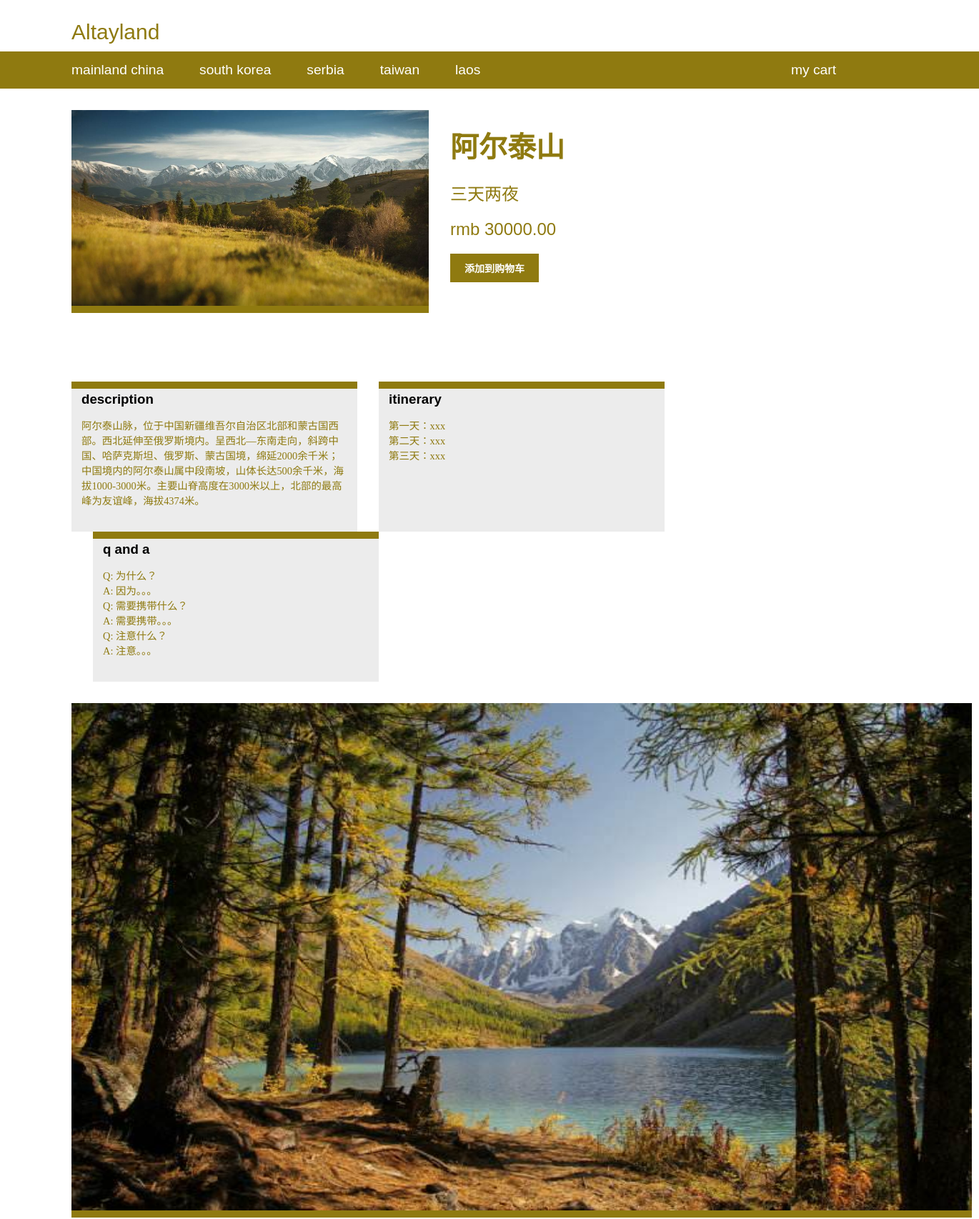
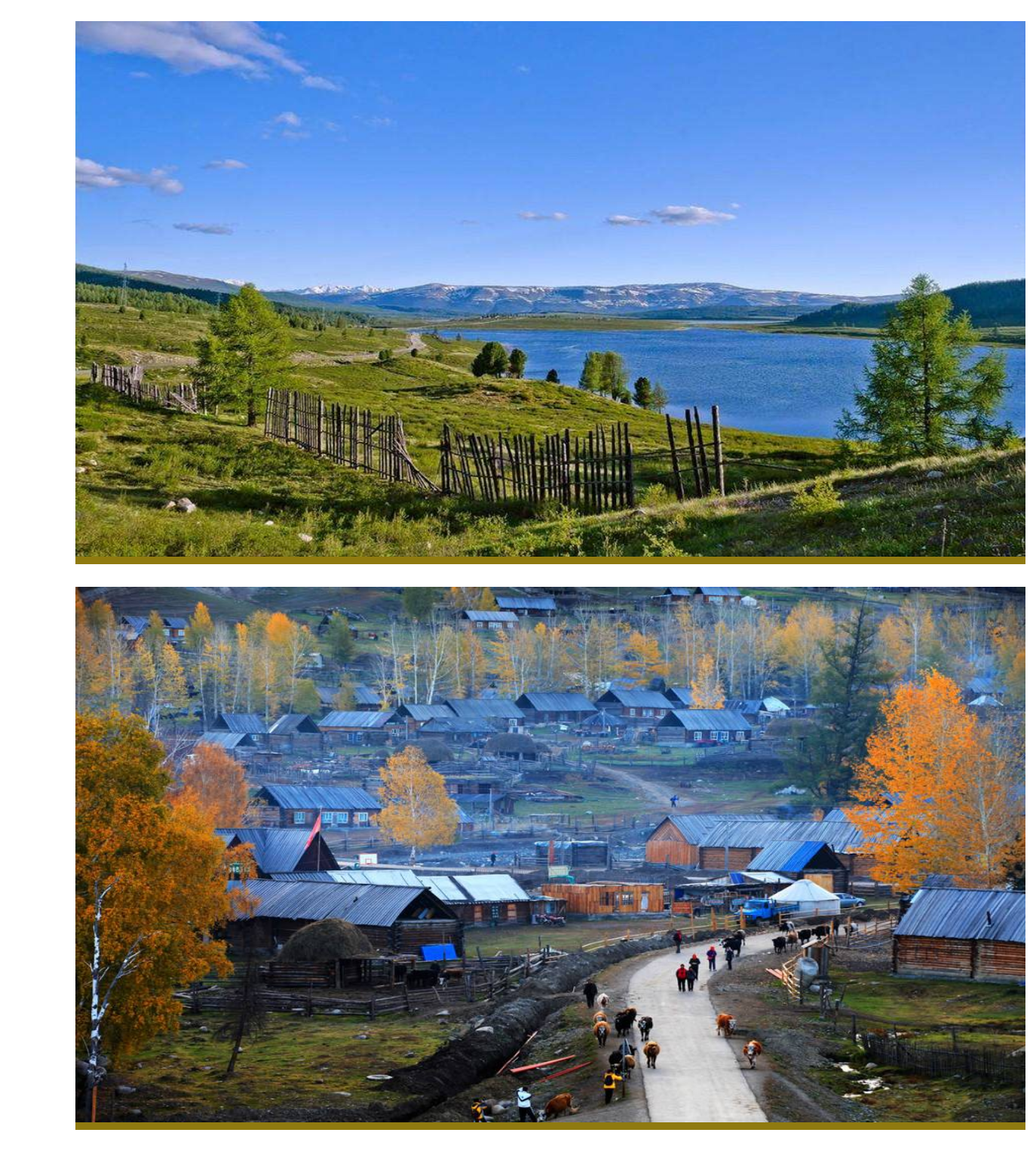
Screenshot of /3/altay/ (upper part) with the database file from the repository (2 pictures, top to bottom).
### shop/models.py (models this page shows, shortened)
class Product(models.Model):
    name = models.CharField(max_length=300, db_index=True)
    slug = models.SlugField(max_length=320, db_index=True)
    price = models.DecimalField(max_digits=10, decimal_places=2)
    period = models.CharField(max_length=25)                                        # 旅行時間
    main_image = models.ImageField(upload_to='products/main')                   # 顯示產品主要圖片（只顯示1張）
    available = models.BooleanField(default=True)
    created = models.DateTimeField(auto_now_add=True)
    update = models.DateTimeField(auto_now=True)
    category = models.ForeignKey(Category, related_name='products')
    description = models.TextField()
    itinerary = models.TextField()                                                  # 旅行路線
    q_and_a = models.TextField(blank=True)                                          # 常見問題Q&A
    class Meta:
        ordering = ('name',)
        index_together = (('id', 'slug'), )

class ProductImage(models.Model):
    product = models.ForeignKey(Product, related_name='images')                     # 每一個產品可以有多張其他的圖片
    image = models.ImageField(upload_to='products/detail', blank=True)     # 可以用於顯示產品的詳細圖片

### shop/views.py (the view)
# urls.py: url(r'^(?P<id>\d+)/(?P<slug>[-\w]+)/$', views.product_detail, name='product_detail'),
def product_detail(request, id, slug):
    product = get_object_or_404(Product, id=id, slug=slug, available=True)
    cart_product_form = CartAddProductForm()
    return render(request, 'shop/product/detail.html', {'product':product, 'cart_product_form':cart_product_form})

### mycart/forms.py
class CartAddProductForm(forms.Form):
    quantity = forms.TypedChoiceField(choices=PRODUCT_QUANTITY_CHOICES, coerce=int)
    update = forms.BooleanField(required=False, initial=False, widget=forms.HiddenInput)

### shop/templates/shop/product/detail.html (shortened to what this page needs)
{% extends 'shop/base.html' %}
{% block content %}
    <div id="main">
        <div id="main-pic">
            <img src="{{ product.main_image.url }}">
        </div>
        <div id="middle-part">
            <div id="product-name">{{ product.name }}</div>
            <div id="product-period">{{ product.period }}</div>
            <div id="product-price">rmb {{ product.price }}</div>
            <form action="{% url 'mycart:cart_add' product.id %}" method="post">
				<div id="selectbar">
					<input type='submit' id="addToCart" value='添加到购物车'>
				</div>
            </form>
        </div>
    </div>
    <div id="text-detail">
       <div class="info-box" id="description">
           <h3>description</h3>
           <p>{{ product.description|linebreaks }}</p>
       </div>
       <div class="info-box" id="itinerary">
           <h3>itinerary</h3>
           <p>{{ product.itinerary|linebreaks }}</p>
       </div>
       <div class="info-box" id="q_and_a">
           <h3>q and a</h3>
           <p>{{ product.q_and_a|linebreaks }}</p>
       </div>
    </div>
    <div id="pic-detail">
        {% for pic in product.images.all %}
            <img src="{{ pic.image.url }}">
        {% endfor %}
    </div>
{% endblock %}

### shop/static/css/base.css (style rules this page uses)
body { margin: 0; padding: 0; font-family: DaxCompact-Regular, Ubuntu, consolas, sans-serif; color: rgb(143, 122, 16); }
#main { padding: 30px 100px; height: 350px; }
#main #main-pic { float: left; padding-right: 30px; }
#main #main-pic img { width: 500px; margin-bottom: 3px; border-bottom: solid 10px rgb(143, 122, 16); }
#main #middle-part { float: left; width: 300px; height: 350px; }
#main #middle-part #product-name, h1 { font-family: 明兰_Mono, Ubuntu, sans-serif; font-size: 2.5em; padding-top: 20px; font-weight: bold; }
#main #middle-part #product-period { font-family: Ubuntu, sans-serif; font-size: 1.5em; padding-top: 20px; }
#main #middle-part #product-price { font-family: Ubuntu, sans-serif; font-size: 1.5em; padding-top: 20px; padding-bottom: 20px; }
#text-detail { padding: 0px 100px; }
#text-detail .info-box { width: 400px; height: 200px; float: left; border-top: solid 10px rgb(143, 122, 16); background: #ececec; overflow: auto; }
#text-detail #itinerary { margin-left: 30px; }
#text-detail #q_and_a { margin-left: 30px; }
#text-detail .info-box h3 { margin: 4px 14px 14px 14px; color: black; font-family: DaxCompact-Regular, Ubuntu, consolas, sans-serif; }
#text-detail .info-box p { margin: 4px 14px 14px 14px; font-size: 0.9em; font-family: "冬青黑体简体中文 W3" ; }
#pic-detail img { margin-left: 100px; margin-top: 30px; border-bottom: solid 10px rgb(143, 122, 16); width: 1260px; height: 710px; }
input, textarea { clear: both; margin: 0 0 10px; background: #efefef; border: 0; padding: 6px 10px; font-size: 14px; }
input[type=submit], .button { font-weight: bold; background: rgb(143, 122, 16); color: #fff; padding: 10px 20px; font-size: 14px; text-transform: uppercase; }

### rows the page displays
Product: main_image (picture), name "阿尔泰山", period "三天两夜", price "30000.00", description "阿尔泰山脉，位于中国新疆维吾尔自治区北部和蒙古国西部。西北延伸至俄罗斯境内。呈西北—东南走向，斜跨中国、哈萨克斯坦、俄罗斯、蒙古国境，绵延2000余千米；中国境内的阿尔泰山属中段南坡，山体长达500余千米，海拔1000-3000米。主要山脊高度在3000米以上，北部的最高峰为友谊峰，海拔4374米。", itinerary "第一天：xxx 第二天：xxx 第三天：xxx", q_and_a "Q: 为什么？ A: 因为。。。 Q: 需要携带什么？ A: 需要携带。。。 Q: 注意什么？ A: 注意。。。"
ProductImage: image (picture)
ProductImage: image (picture)
ProductImage: image (picture)
